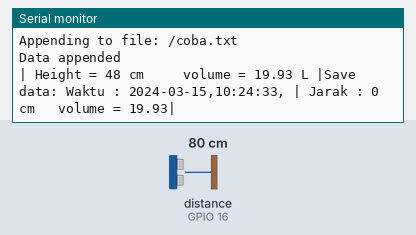
The sketch below on a simulated ESP32. Shown: the last lines printed to the serial monitor. Inputs (shaded band) come from the test bench; at power-on: distance to the obstacle (sensor on GPIO 16) 80 cm. The echo pulse lasts 58.3 µs per cm; WiFi joins after 1.5 s; servers stay silent unless stated; the local clock reads 2024-03-15 10:24:30 at power-on unless the sketch sets it; storage starts empty.

Above: at 3.2 s.
3.3 s: distance to the obstacle (sensor on GPIO 16) set to 18 cm
At 4.2 s:
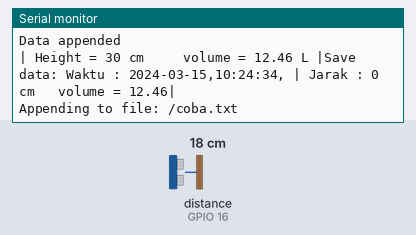
6.3 s: distance to the obstacle (sensor on GPIO 16) set to 2 cm
At 7.1 s:
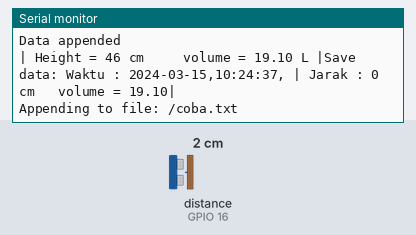
9.3 s: distance to the obstacle (sensor on GPIO 16) set to 9 cm
At 10.1 s:
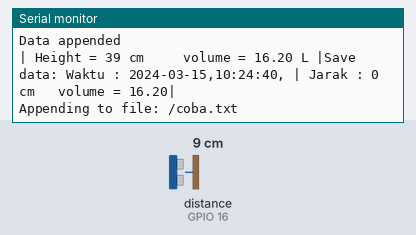
12.3 s: distance to the obstacle (sensor on GPIO 16) set to 60 cm
At 13.0 s:
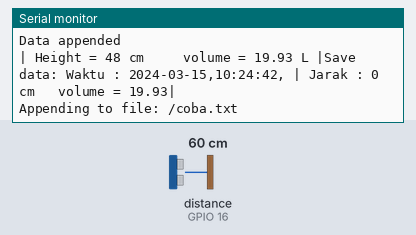
Timing chart, 0 to 15.3 s (numbered marks = the images above; inputs shaded):
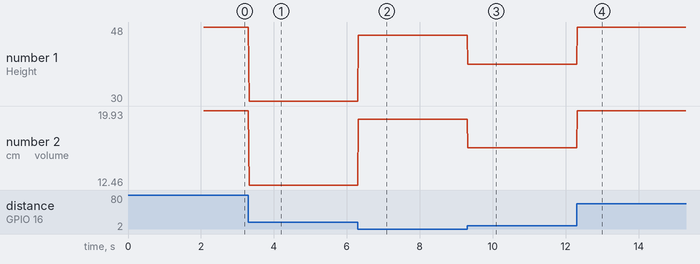

Measured:
- after the input at 3.3 s, the serial monitor: prints a new line at once (image 1)
- after the input at 6.3 s, the serial monitor: prints a new line at once (image 2)
- after the input at 9.3 s, the serial monitor: prints a new line at once (image 3)
- after the input at 12.3 s, the serial monitor: prints a new line at once (image 4)
- plotted number 1: 48 → 30 after the input at 3.3 s, 30 → 46 after the input at 6.3 s, 39 → 48 after the input at 12.3 s
- plotted number 2: 19.93 → 12.46 after the input at 3.3 s, 12.46 → 19.1 after the input at 6.3 s, 19.1 → 16.2 after the input at 9.3 s, 16.2 → 19.93 after the input at 12.3 s

The sketch:

gabungin.semua.fix.ino
```cpp
#include <WiFi.h>
#include <time.h>
#include <SPI.h>
#include <SD.h>
//#include <Ubidots.h>
#include <NewPing.h>

//PENDEKLARASIAN VARIABEL
#define TRIGGER_PIN  17
#define ECHO_PIN     16
#define MAX_DISTANCE 50
long durasi;
int jarak;
int volume;
File file; //sd card
NewPing sonar(TRIGGER_PIN, ECHO_PIN, MAX_DISTANCE);

const int CS = 5;
String formattedDate;
String dayStamp;
String timeStamp;
String dataMessage;

// WiFi credentials
const char* ssid = "3l3c7r0_80";
const char* password = "elistrum80";

void setup() {
  Serial.begin(115200);
  //pinMode(trig, OUTPUT);
  //pinMode(echo, INPUT);

  WiFi.begin(ssid, password);
  while (WiFi.status() != WL_CONNECTED) {
    delay(1000);
    Serial.println("Connecting to WiFi...");
  }

  configTime(7 * 3600, 0, "pool.ntp.org");

  // Initialize SD card
  SD.begin(CS);
  if(!SD.begin(CS)) {
    Serial.println("Card Mount Failed");
    return;
  }
  uint8_t cardType = SD.cardType();
  if(cardType == CARD_NONE) {
    Serial.println("No SD card attached");
    return;
  }

  Serial.println("Initializing SD card...");
  if (!SD.begin(CS)) {
    Serial.println("ERROR - SD card initialization failed!");
    return;    // init failed
  }
  file = SD.open("/coba.txt", FILE_WRITE);
  if(!file) {
    Serial.println("File doesn't exist");
    Serial.println("Creating file...");
    writeFile(SD, "/coba.txt", "Date, Time, Distance (cm)\r\n");
  }
  else {
    Serial.println("File already exists");
  }
  file.close();
}

void loop() {
  /*digitalWrite(trig, LOW);
  delayMicroseconds(5);
  digitalWrite(trig, HIGH);
  delayMicroseconds(10);
  digitalWrite(trig, LOW);
  */
  int distance = sonar.ping_cm()+2; // JGN DIUBAH (TOLERANSI 2CM)
  int height = MAX_DISTANCE - distance;
  float volume = height * 3.14 * pow(11.5,2) / 1000; //jari jari tangki

  Serial.print("| Height = ");
  Serial.print(height);
  Serial.print(" cm");

  Serial.print("\t\t volume = ");
  Serial.print(volume);
  Serial.print(" L |");

  // Get date and time
  getTimeStamp();

  dataMessage =  "Waktu : " + String(dayStamp) + "," + String(timeStamp) + "," + " | Jarak : " + String(jarak) + " cm" + "\t volume = " + String(volume) + "| \r\n";
  Serial.print("Save data: ");
  Serial.println(dataMessage);
  appendFile(SD, "/coba.txt", dataMessage.c_str());
  //delay(500);
}

// Function to get date and time
void getTimeStamp() {
  formattedDate = String("");
  dayStamp = String("");
  timeStamp = String("");

  struct tm timeinfo;
  if(!getLocalTime(&timeinfo)){
    Serial.println("Failed to obtain time");
    return;
  }

  char buffer[32];
  strftime(buffer, sizeof(buffer), "%Y-%m-%d", &timeinfo);
  dayStamp = String(buffer);
  strftime(buffer, sizeof(buffer), "%H:%M:%S", &timeinfo);
  timeStamp = String(buffer);
}
// Write to the SD card
void writeFile(fs::FS &fs, const char * path, const char * message) {
  Serial.printf("Writing file: %s\n", path);
  File file = fs.open(path, FILE_WRITE);
  if(!file) {
    Serial.println("Failed to open file for writing");
    return;
  }
  if(file.print(message)) {
    Serial.println("File written");
  } else {
    Serial.println("Write failed");
  }
  file.close();
}

// Append data to the SD card
void appendFile(fs::FS &fs, const char * path, const char * message) {
  Serial.printf("Appending to file: %s\n", path);
  File file = fs.open(path, FILE_APPEND);
  if(!file) {
    Serial.println("Failed to open file for appending");
    return;
  }
  if(file.print(message))
   {
    Serial.println("Data appended");
  } else {
    Serial.println("Append failed");
  }
  file.close();
}
```
